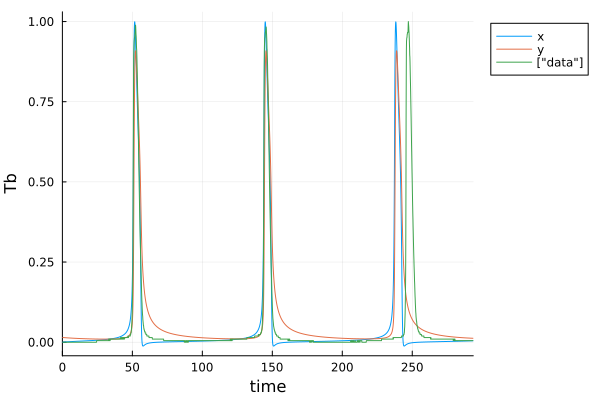

This figure's Julia source:
#arctic ground squirrel re-optimization 

#load in modules 
using Random, LinearAlgebra, DataFrames, CSV, LatinHypercubeSampling
using Base.Threads: @threads
using OrdinaryDiffEq, Optimization, SciMLSensitivity, ForwardDiff, Plots
using ModelingToolkit
using ModelingToolkit: t_nounits as t, D_nounits as D

Random.seed!(2024)

#define tt & SaveTimes 
tt = 0.0:0.1:293.6
SaveTimes = 0.0:0.1:293.6
tspan = (tt[1],tt[end])

z=10000 #number of seeds to test reoptimization 
tot_num_param = 10 #total number of parameters

#read in data
data = Matrix(CSV.read("ags_training.csv",DataFrame,header=false))

u0=[data[1],-0.03500839]

@variables x(t) y(t)

@parameters B104 B106 B108 B109 B204 B205 l B107 B110 B206

eqs = [D(x) ~ B104*x*x+B106*x*x*x+B108*x*y+B109*x*x*y+l+B107*y*y*y+B110*x*y*y #note Andrew: k2 is the real parameter on the x,y term. I further simplified. 

D(y) ~ B204*x*x+B205*y*y+B206*x*x*x]

@mtkbuild ags_sys = ODESystem(eqs,t)

p_opt = [9.785506000000000, -9.999987000000001, -9.407997000000000, 1.987823000000000, -2.915110000000000, 0.0019, -0.03500839,-3.242539000000000,2.745209000000000,-1.048649] 

ags_sys  = ODEProblem(ags_sys, [x => u0[1], y => u0[2]], tspan, [B104 => p_opt[1] B106 => p_opt[2] B108=> p_opt[3] B109=> 9.999995000000000 B204 => p_opt[4] B205 => p_opt[5] l=>p_opt[6] B107=>p_opt[8] B110=> p_opt[9] B206 => p_opt[10]])

function model_loss(theta)
	_ags_sys = remake(ags_sys,u0=[x => u0[1], y => theta[7]], p=[B104 => theta[1] B106 => theta[2] B108=> theta[3] B204 => theta[4] B205 => theta[5] l=>theta[6] B107=>theta[8] B110=>theta[9] B206=>theta[10]])
	ags_sol = solve(_ags_sys, saveat=SaveTimes)
	ags_sol_rs = reduce(hcat, ags_sol.u) #reshape
	sol = ags_sol_rs[1,:]
	loss = norm(sol[1:2000]-data[1:2000],2)
	return loss
end 

sv=0.5 #how much to vary each parameter around it's optimization values from DAHSI. 

lb = p_opt -sv*abs.(p_opt)
ub = p_opt +sv*abs.(p_opt)

lb[7] = -0.1
ub[7] = 0.1
lb[6] = 1e-5
ub[6] = 1e-3

#optimization set up 
adtype = Optimization.AutoForwardDiff()
optf = Optimization.OptimizationFunction((x, theta) -> model_loss(x),adtype)

#generate sampling plan: 
plan, _ = LHCoptim(z,tot_num_param,1000,threading=true)
scaled_plan = scaleLHC(plan,[(lb[1],ub[1]),(lb[2],ub[2]),(lb[3],ub[3]),(lb[4],ub[4]),(lb[5],ub[5]),(lb[6],ub[6]),(lb[7],ub[7]),(lb[8],ub[8]),(lb[9],ub[9]),(lb[10],ub[10])]) #could also define function for spreading seeds out differently
store_p = zeros(z,1*tot_num_param+4) #preallocate 

# #perform parameter estimation over z seeds 
@time begin 
	@threads for i in 1:z
		println(i)
		p0 = scaled_plan[i,:]
		store_p[i,:] = try 
			optprob = Optimization.OptimizationProblem(optf, p0, lb=lb, ub=ub)
			etime = @elapsed begin 
			sol = solve(optprob, Optimization.LBFGS(), maxiters = 1000)
			end 
			vcat(i,etime,sol.objective,Int(SciMLBase.successful_retcode(sol)),sol.u)
		catch
			777*ones(1,1*tot_num_param+4)
		end 
	end 
end

println(argmin(store_p[:,3]))

println(store_p[argmin(store_p[:,3]),:])

r = store_p[argmin(store_p[:,3]),4+1:4+tot_num_param]

_ags_sys = remake(ags_sys,u0=[x => u0[1], y => r[7]], p=[B104 => r[1] B106 => r[2] B108=> r[3] B204 => r[4] B205 => r[5] l=>r[6] B107 => r[8] B110 => r[9] B206 => r[10]])
ags_sol = solve(_ags_sys, saveat=SaveTimes)
ags_sol_rs = reduce(hcat, ags_sol.u) #reshape
CSV.write("9ABC_fit.csv",DataFrame(ags_sol_rs,:auto),header=false) 

p1=plot(ags_sol,label=["x" "y"],legend=:outertopright)
plot!(SaveTimes,data[1:2937,1],label=["data"],legend=:outertopright)
xlabel!("time")
ylabel!("Tb")
display(p1) 
CSV.write("9ABC_info.csv",DataFrame(store_p,:auto),header=false) 

hessian = ForwardDiff.hessian(z -> model_loss(z), r)
CSV.write("9ABC_hessian.csv",DataFrame(hessian,:auto),header=false)
savefig(p1,"9ABC")

#long time series for dtw stuff:
tt = 0.0:0.1:293.6*2+0.1
SaveTimes = 0.0:0.1:293.6*2+0.1
#tspan = (tt[1],tt[end])
__ags_sys = remake(_ags_sys,tspan=(tt[1],tt[end]))
ags_sol = solve(__ags_sys, saveat=SaveTimes)
ags_sol_rs = reduce(hcat, ags_sol.u) #reshape
CSV.write("9ABC_val_fts.csv",DataFrame(ags_sol_rs,:auto),header=false) 
